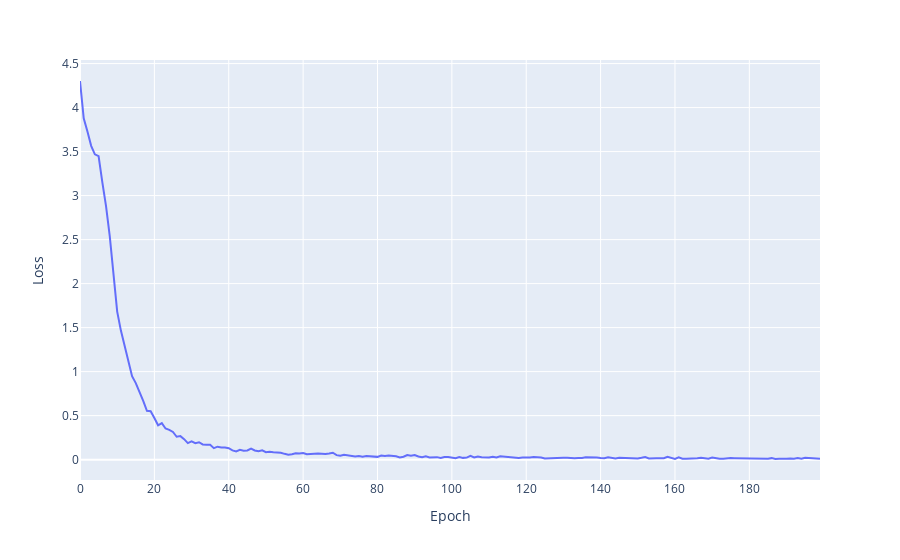

The notebook cell saved with this chart:
### Code cell
line(losses, xaxis="Epoch", yaxis="Loss")

### Figure 1 — Plotly figure (JSON) as saved in the notebook; plotly's stock layout.template omitted (floating-point values rounded to 4 significant figures; data arrays with more than 128 entries replaced by an {"elided": "..."} marker saying what was removed)
{"data": [{"hovertemplate": "Epoch=%{x}<br>Loss=%{y}<extra></extra>", "legendgroup": "", "line": {"color": "#636efa", "dash": "solid"}, "marker": {"symbol": "circle"}, "mode": "lines", "name": "", "orientation": "v", "showlegend": false, "type": "scatter", "x": {"elided": "200 int values"}, "xaxis": "x", "y": {"elided": "200 float values"}, "yaxis": "y"}], "layout": {"legend": {"tracegroupgap": 0}, "margin": {"t": 60}, "xaxis": {"anchor": "y", "domain": [0, 1], "title": {"text": "Epoch"}}, "yaxis": {"anchor": "x", "domain": [0, 1], "title": {"text": "Loss"}}}}
